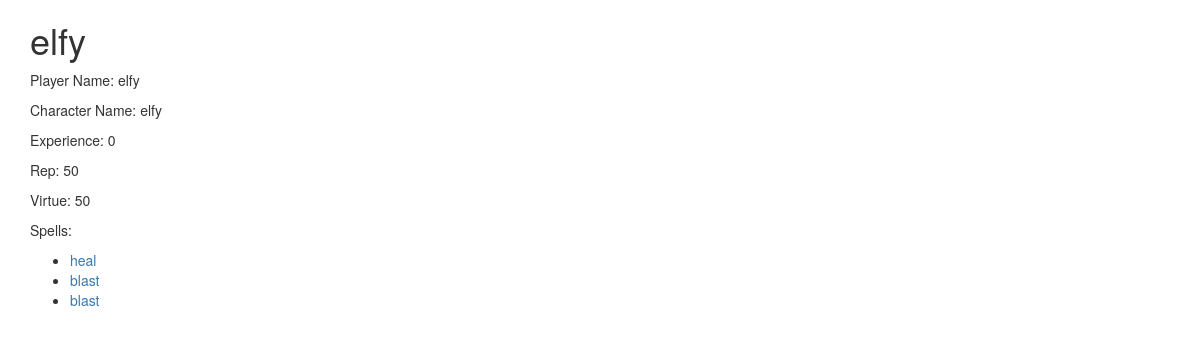
Screenshot of /ros/characters/4 with the database file from the repository.
### ros/models.py (models this page shows, shortened)
class Character(models.Model):
    playerName = models.CharField(
        max_length=50,
        validators=[MinLengthValidator(2, "Name must be greater than 1 character")]
    )
    CharacterName = models.CharField(
        max_length=50,
        validators=[MinLengthValidator(2, "Name must be greater than 1 character")]
    )
    virtue = models.IntegerField(default=50)
    rep = models.IntegerField(default=50)
    xp = models.IntegerField(default=0)
    creatureType = models.ForeignKey(Creature, null=True, on_delete=models.SET_NULL)
    spells = models.ManyToManyField(Spell, through='CharacterSpell', verbose_name="list of spells")
    skills = models.ManyToManyField(Skill, through='CharacterSkill', verbose_name="list of skills")

class CharacterSpell(models.Model):
    character = models.ForeignKey(Character, on_delete=models.CASCADE)
    spell = models.ForeignKey(Spell, on_delete=models.CASCADE)
    level = models.IntegerField(default=0)

class Spell(models.Model):
    name = models.CharField(
        max_length=50,
        validators=[MinLengthValidator(2, "spell must be greater than 1 character")]
    )
    def __str__(self):
        return self.name

### ros/views.py (the view)
# urls.py: path('characters/<int:pk>', views.CharacterDetailView.as_view(), name='character_detail'),
class CharacterDetailView(OwnerDetailView):
    model = Character
    template_name = "ros/character_detail.html"
    def get(self, request, pk) :
        x = Character.objects.get(id=pk)
        y = CharacterSpell.objects.all()
        context = {'character': x,
                   'spells': y}
        return render(request, self.template_name, context)

### ros/templates/ros/character_detail.html (shortened to what this page needs)
<!DOCTYPE html>
<html lang="en">
<head>
{% extends "base_bootstrap.html" %}
{% block content %}
<h1>{{character.CharacterName}}</h1>
</head>
<body>
<p>Player Name: {{character.playerName}}</p>
<p>Character Name: {{character.CharacterName}}</p>
<p>Experience: {{character.xp}}</p>
<p>Rep: {{character.rep}}</p>
<p>Virtue: {{character.virtue}}</p>
<p>Spells: </p>
<p>
<ul>
  {% for spell in spells %}
    <li>
        <a href="{% url 'ros:spell_detail' spell.id %}">{{ spell.spell }}</a>
    </li>
  {% endfor %}
</ul>
</p>
</body>
{% endblock %}

### rows the page displays
Character: CharacterName "elfy", playerName "elfy", xp "0", rep "50", virtue "50"
CharacterSpell: spell "heal"
CharacterSpell: spell "blast"
CharacterSpell: spell "blast"
